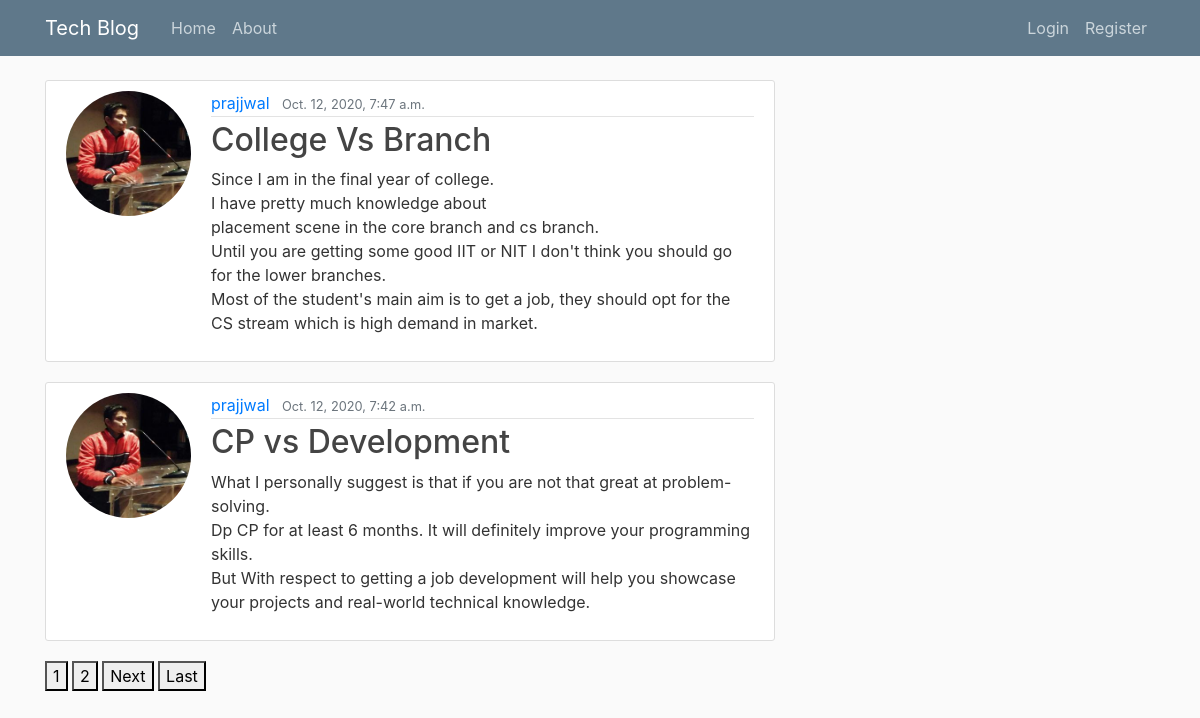
Screenshot of /blog/ with the database file from the repository.
### blog/models.py (models this page shows, shortened)
class Posts(models.Model):
    title = models.CharField(max_length=100)
    content = models.TextField()
    date_posted = models.DateTimeField(default=timezone.now)
    author = models.ForeignKey(User, on_delete=models.CASCADE)

### users/models.py (models this page shows, shortened)
class profile(models.Model):
    user = models.OneToOneField(User, on_delete = models.CASCADE)
    image = models.ImageField(default = 'default.jpg' , upload_to = 'profile_pics')

### blog/views.py (the view)
# urls.py: path('', PostListView.as_view(), name='blog-home'),
class PostListView(ListView):
    model = Posts
    template_name = "blog/home.html"
    context_object_name = 'posts'
    ordering = ['-date_posted']
    paginate_by = 2

### blog/templates/blog/home.html (shortened to what this page needs)
{% extends "blog/base.html" %}
{% block content %}
    {% for post in posts %}
        <article class="media content-section">
          <img class="rounded-circle account-img" src="{{ post.author.profile.image.url }}">
          <div class="media-body">
            <div class="article-metadata">
              <a class="mr-2" href="#">{{ post.author }}</a>
              <small class="text-muted">{{ post.date_posted }}</small>
            </div>
            <h2><a class="article-title" href="{% url 'detail-view' post.id %}">{{ post.title }}</a></h2>
            <p class="article-content">{{ post.content }}</p>
          </div>
        </article>
    {% endfor %}
    {% if is_paginated %}
      {% for num in page_obj.paginator.page_range %}
        {% if page_obj.number == num %}
          <a href="?page={{ num }}"><button>{{ num }}</button></a>
        {% elif num > page_obj.number|add:'-3' and num < page_obj.number|add:'3' %}
          <a href="?page={{ num }}"><button>{{ num }}</button></a>
        {% endif %}
      {% endfor %}
      {% if page_obj.has_next %}
        <a  href="?page={{ page_obj.next_page_number }}"><button>Next</button></a>
        <a  href="?page={{ page_obj.paginator.num_pages }}"><button>Last</button></a>
      {% endif %}
    {% endif %}
{% endblock content %}

### blog/templates/blog/base.html (shortened to what this page needs)
{% load static %}
<!DOCTYPE html>
<html>
<head>
    <link rel="stylesheet" href="https://maxcdn.bootstrapcdn.com/bootstrap/4.0.0/css/bootstrap.min.css">
    <link rel="stylesheet" type="text/css" href="{% static 'blog/main.css' %}">
</head>
<body>
    <header class="site-header">
      <nav class="navbar navbar-expand-md navbar-dark bg-steel fixed-top">
        <div class="container">
          <a class="navbar-brand mr-4" href="{% url 'blog-home' %}">Tech Blog</a>
          <div class="collapse navbar-collapse" id="navbarToggle">
            <div class="navbar-nav mr-auto">
              <a class="nav-item nav-link" href="{% url 'blog-home' %}">Home</a>
              <a class="nav-item nav-link" href="{% url 'blog-about' %}">About</a>
            </div>
            <div class="navbar-nav">
              {% if user.is_authenticated %}
              <a class="nav-item nav-link" href="{% url 'post-create' %}">New Post</a>
              <a class="nav-item nav-link" href="{% url 'profile' %}">Profile</a>
              <a class="nav-item nav-link" href="{% url 'logout' %}">Logout</a>
              {% else %}
              <a class="nav-item nav-link" href="{% url 'login' %}">Login</a>
              <a class="nav-item nav-link" href="{% url 'register' %}">Register</a>
              {% endif %}
            </div>
          </div>
        </div>
      </nav>
    </header>
    <main role="main" class="container">
      <div class="row">
        <div class="col-md-8">
          {% block content %}{% endblock %}
    </main>
</body>
</html>

### blog/static/blog/main.css (style rules this page uses)
body { background: #fafafa; color: #333333; margin-top: 5rem; }
h1, h2, h3, h4, h5, h6 { color: #444444; }
.bg-steel { background-color: #5f788a; }
.site-header .navbar-nav .nav-link { color: #cbd5db; }
.content-section { background: #ffffff; padding: 10px 20px; border: 1px solid #dddddd; border-radius: 3px; margin-bottom: 20px; }
.article-title { color: #444444; }
.article-content { white-space: pre-line; }
.article-metadata { padding-bottom: 1px; margin-bottom: 4px; border-bottom: 1px solid #e3e3e3 }
.account-img { height: 125px; width: 125px; margin-right: 20px; margin-bottom: 16px; }

### rows the page displays
Posts: author.profile.image (picture), author "prajjwal", date_posted "Oct. 12, 2020, 7:47 a.m.", title "College Vs Branch", content "Since I am in the final year of college. I have pretty much knowledge about placement scene in the core branch and cs branch. Until you are getting some good IIT or NIT I don't think you should go for the lower branches. Most of the student's main aim is to get a job, they should opt for the CS stream which is high demand in market."
Posts: author.profile.image (picture), author "prajjwal", date_posted "Oct. 12, 2020, 7:42 a.m.", title "CP vs Development", content "What I personally suggest is that if you are not that great at problem-solving. Dp CP for at least 6 months. It will definitely improve your programming skills. But With respect to getting a job development will help you showcase your projects and real-world technical knowledge."

### other values shown
{{ num }} "1"
{{ num }} "2"
